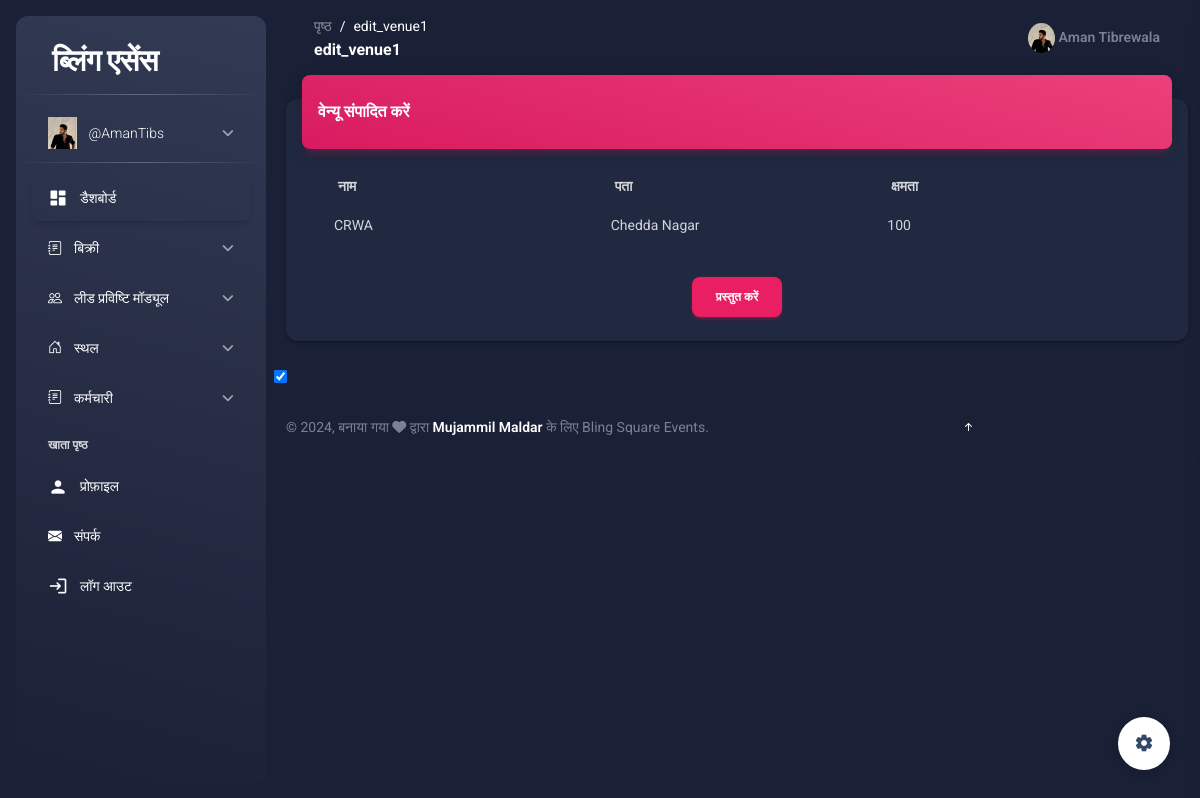
Screenshot of /edit_venue/1 (signed in) with the database file from the repository.
### dashboard/models.py (models this page shows, shortened)
class CustomUser(AbstractUser):
    GENDER_CHOICES = (
        ('male', 'Male'),
        ('female', 'Female'),
    )
    USER_ROLES = (
        ('employee', 'Employee'),
        ('admin', 'Admin'),
        ('hr', 'HR'),
        ('manager', 'Manager'),
        ('intern', 'Intern'),
    )
    category = models.CharField(max_length=20, choices=USER_ROLES, default='employee')
    photo = models.ImageField(upload_to='photos/')
    gender = models.CharField(max_length=6, choices=GENDER_CHOICES)
    dob = models.DateField(default=datetime.date.today)
    joiningdate = models.DateField(default=datetime.date.today)
    address = models.TextField()
    designation = models.CharField(max_length=100)
    mobileno = models.CharField(max_length=11, unique=True)
    active = models.BooleanField(default=True)  # Track active status
    last_activity = models.DateTimeField(auto_now=True)  # Track last activity timestamp

class Venue(models.Model):
    name = models.CharField(max_length=100)
    address = models.TextField(max_length=200)
    capacity = models.PositiveIntegerField()

class UserSettings(models.Model):
    user = models.OneToOneField(CustomUser, on_delete=models.CASCADE)
    data_completion_percentage = models.PositiveIntegerField(default=0)
    selected_theme = models.CharField(max_length=20, choices=settings.THEME_CHOICES, default='light')

### dashboard/sales/venue_views.py (the view)
# urls.py: path('edit_venue/<eid>',views.edit_venue,name='edit_venue'),
@login_required(login_url="/login")
def edit_venue(request, eid):
    venue = get_object_or_404(Venue, id=eid)
    if request.method == 'POST':
        form = VenueForm(request.POST, instance=venue)
        if form.is_valid():
            form.save()
            return redirect('venue_list')  # Assuming 'venue_list' is the name of your venue list URL pattern
    else:
        form = VenueForm(instance=venue)  # Pass the instance here
    return render(request, 'edit_venue.html', {'form': form, 'venue': venue})

### dashboard/forms.py
class VenueForm(forms.ModelForm):
    class Meta:
        model = Venue
        fields = ['name', 'address', 'capacity']
        widgets = {
            'address': forms.TextInput(),
        }

### middlewar/theme.py (called while the page is built)
    def __call__(self, request):
        response = self.get_response(request)
        if 'theme' in request.COOKIES:
            theme = request.COOKIES['theme']
            if theme == 'dark':
                response.set_cookie('theme', 'dark')
            else:
                response.set_cookie('theme', 'light')
        else:
            response.set_cookie('theme', 'light')
        return response

### template/edit_venue.html (shortened to what this page needs)
{% extends 'base.html' %}
{% load i18n %}
{% block main %}
<div class="main-content position-relative max-height-vh-100 h-100 border-radius-lg">
    <div class="container">
        <div class="card my-4">
            <div class="card-header p-0 position-relative mt-n4 mx-3 z-index-2">
                <div class="bg-gradient-primary shadow-primary border-radius-lg pt-4 pb-3">
                    <h6 class="text-white text-capitalize ps-3">{% trans "Edit Venue" %}</h6>
                </div>
            </div>
            <div class="card-body px-5 pb-2 pl-2">
                <form method="post" enctype="multipart/form-data" class="needs-validation" novalidate>
                    <div class="row pl-3">
                        <div class="col-md-4 mb-3">
                            <label for="name" class="form-label fw-bold">{% trans "Name" %}</label>
                            <input type="text" class="form-control" id="name" name="name" value="{{ venue.name }}">
                        </div>
                        <div class="col-md-4 mb-3">
                            <label for="address" class="form-label fw-bold">{% trans "Address" %}</label>
                            <input type="text" class="form-control" id="address" name="address" value="{{ venue.address }}">
                        </div>
                        <div class="col-md-4 mb-3">
                            <label for="capacity" class="form-label fw-bold">{% trans "Capacity" %}</label>
                            <input type="text" class="form-control" id="capacity" name="capacity" value="{{ venue.capacity }}">
                        </div>
                    </div>
                    <div class="text-center mt-3">
                        <button type="submit" class="btn btn-primary">{% trans "Submit" %}</button>
                    </div>
                </form>
            </div>
        </div>
    </div>
</div>
{% endblock main %}

### template/base.html (shortened to what this page needs)
{% include 'header.html' %}
{% include 'aside.html' %}
{% load i18n %}
<main class="main-content position-relative max-height-vh-100 h-100 border-radius-lg ">
    <nav class="navbar navbar-main navbar-expand-lg px-0 mx-4 shadow-none border-radius-xl" id="navbarBlur" data-scroll="true">
      <div class="container-fluid py-1 px-3">
        <nav aria-label="breadcrumb">
          <ol class="breadcrumb bg-transparent mb-0 pb-0 pt-1 px-0 me-sm-6 me-5">
            <li class="breadcrumb-item text-sm"><a class="opacity-5 text-dark" href="javascript:;">{% trans "Pages" %}</a></li>
            <li class="breadcrumb-item text-sm text-dark active" aria-current="page">{{ request.path|cut:"/" }}</li>
          </ol>
          <h6 class="font-weight-bolder mb-0">{{ request.path|cut:"/" }}</h6>
        </nav>
        <div class="collapse navbar-collapse mt-sm-0 mt-2 me-md-0 me-sm-4" id="navbar">
          <ul class="navbar-nav  justify-content-end">
            <li class="nav-item d-flex align-items-center">
              <a href="/profile" class="nav-link text-body font-weight-bold px-0">
                <img src="{{request.user.photo.url}}" alt="" style="height: 30px;border-radius: 50%;">
                <span class="d-sm-inline d-none">{{request.user.first_name}} {{request.user.last_name}} </span>
              </a>
            </li>
          </ul>
        </div>
      </div>
    </nav>
{% block main %}
{% endblock main %}
{% include 'footer2.html' %}
{% include 'footer.html' %}

### template/aside.html (shortened to what this page needs)
{% load static %}
{% load i18n %}
<body class="g-sidenav-show bg-gray-200">
  <aside class="sidenav navbar navbar-vertical navbar-expand-xs border-0 border-radius-xl my-3 fixed-start ms-3 bg-gradient-dark" id="sidenav-main">
     <div class="sidenav-header">
    <a class="navbar-brand m-0" href="/home">
      <h3 class="ms-1 font-weight-bold text-white">{% trans "Bling Essence" %}</h3>
    </a>
  </div>
  <hr class="horizontal light mt-0 mb-2">
  <div class="collapse navbar-collapse  w-auto " id="sidenav-collapse-main">
    <ul class="navbar-nav">
      <li class="nav-item">
        <a class="nav-link collapsed" data-bs-target="#profile-nav" data-bs-toggle="collapse" href="#">
          <div class="text-white text-center me-2 font-weight-bold d-flex align-items-center justify-content-center">
            <img src="{{request.user.photo.url}}" class="navbar-brand-img h-100 width-1" alt="main_logo">
          </div>
          <span class="nav-link-text ms-1"> {{request.user.username}} </span>
        </a>
      </li>
    </ul>
      <ul class="navbar-nav">
        <hr class="horizontal light mt-0 mb-2">
        <li class="nav-item">
          <a class="nav-link text-white active {% if request.path == '/home' %}active bg-gradient-primary {% else %} bg-transparent {% endif %}" href="/home">
            <div class="text-white text-center me-2 d-flex align-items-center justify-content-center">
              <i class="material-icons opacity-10">dashboard</i>
            </div>
            <span class="nav-link-text ms-1">{% trans "Dashboard" %}</span>
          </a>
        </li>
      <ul class="navbar-nav">
        <li class="nav-item">
          <a class="nav-link collapsed " data-bs-target="#sales-nav" data-bs-toggle="collapse" href="#">
            <div class="text-white text-center me-2 font-weight-bold d-flex align-items-center justify-content-center">
                <i class="bi bi-journal-text"></i>
                </div>
                <span class="nav-link-text ms-1">{% trans "Sales" %}</span>
            </a>
        </li>
    </ul>
    <ul class="navbar-nav">
      <li class="nav-item">
          <a class="nav-link collapsed " data-bs-target="#lead-nav" data-bs-toggle="collapse" href="#">
              <div class="text-white text-center me-2 font-weight-bold d-flex align-items-center justify-content-center">
                <i class="bi bi-people"></i>
              </div>
              <span class="nav-link-text ms-1">{% trans "Lead Entry Module" %}</span>
          </a>
      </li>
  </ul>
  <ul class="navbar-nav">
    <li class="nav-item">
      <a class="nav-link collapsed {% if request.path == '/add_venue/' or request.path == '/venue_list/' %}active bg-gradient-primary{% endif %}" data-bs-target="#venue-nav" data-bs-toggle="collapse" href="#">
        <div class="text-white text-center me-2 font-weight-bold d-flex align-items-center justify-content-center">
          <i class="bi bi-house-door"></i>
        </div>
        <span class="nav-link-text ms-1">{% trans "Venue" %}</span>
      </a>
    </li>
  </ul>
  <ul class="navbar-nav">
    <li class="nav-item">
      <a class="nav-link collapsed " data-bs-target="#staff-nav" data-bs-toggle="collapse" href="#">
        <div class="text-white text-center me-2 font-weight-bold d-flex align-items-center justify-content-center">
            <i class="bi bi-journal-text"></i>
            </div>
            <span class="nav-link-text ms-1">{% trans "Staff" %}</span>
        </a>
    </li>
</ul>
      <li class="nav-item mt-3">
        <h6 class="ps-4 ms-2 text-uppercase text-xs text-white font-weight-bolder opacity-8">{% trans "Account pages" %}</h6>
      </li>
      <li class="nav-item">
        <a class="nav-link text-white {% if request.path == '/profile/' %}active bg-gradient-primary {% else %} bg-transparent   {% endif %}" href="/profile">
          <div class="text-white text-center me-2 d-flex align-items-center justify-content-center">
            <i class="material-icons opacity-10">person</i>
          </div>
          <span class="nav-link-text ms-1">{% trans "Profile" %}</span>
        </a>
      </li>
      <li class="nav-item">
        <a class="nav-link text-white {% if request.path == '/problemreport/' %}active bg-gradient-primary {% else %} bg-transparent   {% endif %}" href="/problemreport/">
          <div class="text-white text-center me-2 d-flex align-items-center justify-content-center">
            <i class="bi bi-envelope-fill"></i>
          </div>
          <span class="nav-link-text ms-1">{% trans "Contact" %}</span>
        </a>
      </li>
      <li class="nav-item">
        <a class="nav-link text-white " href="/logout">
          <div class="text-white text-center me-2 d-flex align-items-center justify-content-center">
            <i class="material-icons opacity-10">login</i>
          </div>
          <span class="nav-link-text ms-1">{% trans "Logout" %}</span>
        </a>
      </li>
    </ul>
  </div>
</aside>

### template/footer2.html (shortened to what this page needs)
<div class="fixed-plugin">
  <a class="fixed-plugin-button text-dark position-fixed px-3 py-2">
    <i class="material-icons py-2">settings</i>
  </a>
</div>
<input type="checkbox" id="theme-toggle" {% if request.session.theme == 'dark' %}checked{% endif %}>

### rows the page displays
CustomUser: user.photo (picture), user.username "@AmanTibs", user.first_name "Aman", user.last_name "Tibrewala"
Venue: name "CRWA", address "Chedda Nagar", capacity "100"
UserSettings: selected_theme "☑"

### other values shown
{{ request.path|cut:"/" }} "edit_venue1"
